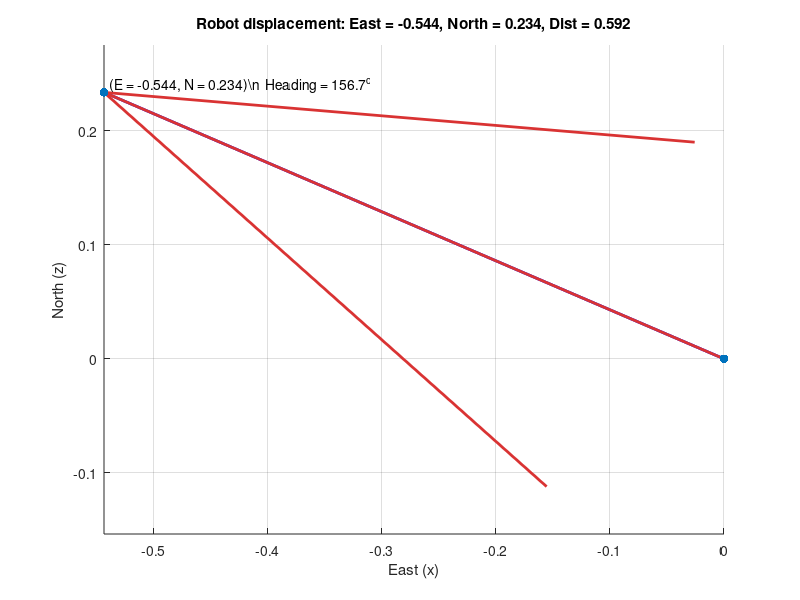

Reproduce this figure in MATLAB.
% displacement_plot.m
% Compute and plot robot displacement in the horizontal plane (East-X, North-Z)
% from an ICP transform between two point clouds.
%
% Assumptions
% - Axes: x = East, y = Up (height), z = North.
% - The R, t printed by your C++ print4x4Matrix() correspond to the rigid transform
%   used by ICP. If they map the second cloud into the first cloud frame ("second -> first"),
%   then the robot motion from first to second is the inverse transform.
% - Units of t are the same as in your point clouds (often meters).

clear; clc;

% --- INPUT: paste the R and t you printed in C++ ---
R = [
  0.996,  0.093,  0.006; 
 -0.092,  0.991, -0.093; 
 -0.015,  0.093,  0.996; 
];
t = [ -0.519;  0.249;  0.261 ];

% Set to true if the printed transform maps second -> first (as your C++ log states).
% If instead R,t map first -> second, set this to false to use t directly.
secondToFirst = true;

% New flag: invert the robot motion direction AFTER resolving transform direction.
% This is useful if you want to see the reverse traversal (e.g., going back to start).
invertRobotMotion = true;  % set true to flip motion vector

if secondToFirst
    % Given p1 = R21 * p2 + t21, motion from frame1->frame2 is the inverse:
    % T12 = inv(T21) = [R21' , -R21' * t21]
    t12 = -(R.') * t;   % translation from first to second in first-frame axes
else
    % Already first -> second
    t12 = t;
end

if invertRobotMotion
    t12 = -t12; % reverse direction
end

% Extract horizontal displacement components
east  = t12(1);  % x (East)
north = t12(3);  % z (North)

% Scalar distance in the horizontal plane
planar_dist = hypot(east, north);
heading_deg = atan2d(north, east); % 0 deg = +East, 90 deg = +North

fprintf('Displacement first -> second (horizontal):\n');
if invertRobotMotion
    fprintf('  (Inverted direction)\n');
end
fprintf('  East (x):   %+0.3f\n', east);
fprintf('  North (z):  %+0.3f\n', north);
fprintf('  Distance:    %0.3f\n', planar_dist);
fprintf('  Heading:     %0.1f deg (from +East, CCW to +North)\n', heading_deg);

% --- Plot in 2D (East vs North) ---
figure('Color','w'); clf; hold on; grid on; axis equal;

% Draw path and arrow
plot([0, east], [0, north], 'b-', 'LineWidth', 2);
quiver(0, 0, east, north, 0, 'Color', [0.85 0.2 0.2], 'LineWidth', 2, 'MaxHeadSize', 0.5);
scatter([0, east], [0, north], 40, 'filled');

xlabel('East (x)'); ylabel('North (z)');
title(sprintf('Robot displacement: East = %0.3f, North = %0.3f, Dist = %0.3f', ...
    east, north, planar_dist));
xlim padded; ylim padded;

% Annotate end point
text(east, north, sprintf('  (E = %0.3f, N = %0.3f)\\n  Heading = %0.1f^o', east, north, heading_deg), ...
    'VerticalAlignment','bottom', 'FontSize', 10);

% --- Optional: accumulate multiple steps ---
% If you have a sequence of transforms, append each (R_i, t_i) and repeat the
% inverse step as needed to get t12_i, then cumulatively sum East/North to build
% a trajectory. See the helper below for one example.
%
% Example usage:
%   Rs = {R1, R2, R3}; ts = {t1, t2, t3}; dirFlags = [true, true, true]; invFlags = [false, false, true];
%   [E, N] = accumulate_EN_displacements(Rs, ts, dirFlags, invFlags);
%   figure; plot(E, N, '-o'); axis equal; grid on; xlabel('East'); ylabel('North');

function [E, N] = accumulate_EN_displacements(Rs, ts, secondToFirstFlags, invertFlags)
    % Accumulate East/North displacements across multiple relative transforms.
    % Inputs:
    %   Rs, ts: cell arrays of 3x3 and 3x1; secondToFirstFlags: logical array (map second->first?)
    %   invertFlags: logical array to reverse motion direction after resolution
    % Outputs:
    %   E, N: vectors of cumulative East and North positions
    if nargin < 3 || isempty(secondToFirstFlags), secondToFirstFlags = true(size(Rs)); end
    if nargin < 4 || isempty(invertFlags), invertFlags = false(size(Rs)); end
    num = numel(Rs);
    E = zeros(num+1,1); N = zeros(num+1,1); % start at origin
    for k = 1:num
        Rk = Rs{k}; tk = ts{k};
        if secondToFirstFlags(k)
            dk = -(Rk.') * tk; % first->second
        else
            dk = tk;           % already first->second
        end
        if invertFlags(k)
            dk = -dk;          % reverse direction for this segment
        end
        E(k+1) = E(k) + dk(1);
        N(k+1) = N(k) + dk(3);
    end
end
